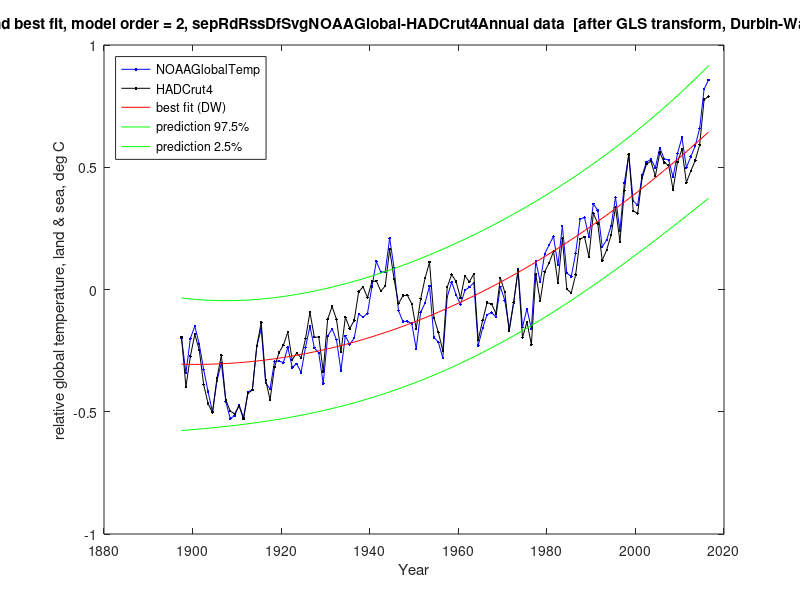

The MATLAB source for this figure:
%%%%%%%%%%%%%%%%%%%%%%%%%%%%%%%%%%%%%%%%%%%%%%%%%%%%%%%%%%%%%%%%%%%%%%%%%%%%%%%%%%%%%%%%%%
% This program reads monthly global temperature anomaly data, then does OLS and GLS for  %
% linear (modelOrder=1: y = b0 + b1.t), quadratic (modelOrder=2: y = b0 + b1.t + b2.t^2) %
% and higher order polynomial trends, with 95% prediction intervals.                     %
% This code is for Matlab or Octave (no special libraries required).                     %
%%%%%%%%%%%%%%%%%%%%%%%%%%%%%%%%%%%%%%%%%%%%%%%%%%%%%%%%%%%%%%%%%%%%%%%%%%%%%%%%%%%%%%%%%%

usingOctave=false;

annualMeans=true;  % take annual means, otherwise monthly

modelOrder=2;      % regression model order (max 9 with this code, but 6 is max for inv(X'X) with Cape Grim data)

plotACF=false;     % plot autocorrelation function of OLS residuals?

plotBestFit=2;     % plot best fit with CI of mean response and PI: 0=no, 1=OLS, 2=DW, 3=TADW, 4=DW-TADW extrapolated, 5=Semivariogram

predictYears=0;    % extend plotting (whole number of years)


% first 3 columns of both datasets are year, month, anomaly (K)

% NOAAGlobalTemp .asc file of the same name but '   ' replaced with ',' to make it csv
TempAnomData1=csvread('aravg.mon.land_ocean.90S.90N.v4.0.1.201704.csv');

% HADCrut4 .txt file of the same name but '   ' and '/' replaced with ',' to make it csv
TempAnomData2=csvread('HadCRUT.4.5.0.0.monthly_ns_avg.csv');

dataName='sepRdRssDfSvgNOAAGlobal-HADCrut4';

[n1,~]=size(TempAnomData1);
[n2,~]=size(TempAnomData2);

%%%%%%%%%%%%%%%%%%%%%
% Assemble the data %
%%%%%%%%%%%%%%%%%%%%%
% synchronise the two datasets
m1=0;
m2=0;
tYear1=TempAnomData1(m1+1,1)+(TempAnomData1(m1+1,2)-0.5)/12;
tYear2=TempAnomData2(m2+1,1)+(TempAnomData2(m2+1,2)-0.5)/12;
while tYear1>tYear2
    m2=m2+1;
    tYear2=TempAnomData2(m2+1,1)+(TempAnomData2(m2+1,2)-0.5)/12;
end
while tYear2>tYear1
    m1=m1+1;
    tYear1=TempAnomData1(m1+1,1)+(TempAnomData1(m1+1,2)-0.5)/12;
end
if n1-m1>n2-m2
    n=n2-m2;
else
    n=n1-m1;
end
    t=0;  % time for plotting
    x=0;  % X for combined data
    y1=0; % observed dataset 1 for plotting
    y2=0; % observed dataset 2 for plotting
    y=0;  % combined observations
    m=0;
    ds=0; % dataset number
    for i=1:n
        tYear1=TempAnomData1(i+m1,1)+(TempAnomData1(i+m1,2)-0.5)/12;
        tYear2=TempAnomData2(i+m2,1)+(TempAnomData2(i+m2,2)-0.5)/12;
        if abs(tYear1-tYear2)>0.001
            disp(['Time mismatch at ',num2str(tYear1),', ',num2str(tYear2)]);
            if usingOctave
                fflush(stdout);
            end
        end
        tYear=(tYear1+tYear2)/2;
        % analyse the 120 years 1897-2016
        if tYear>1897 && tYear<2017
            if annualMeans
                if TempAnomData1(i+m1,2)==1
                    m=m+1;
                    t(m)=TempAnomData1(i+m1,1)+0.5;
                    x(2*m-1,1)=1;
                    x(2*m,1)=1;
                    if modelOrder>0
                        x(2*m-1,2)=t(m);
                        x(2*m,2)=t(m);
                    end
                    y1(m,1)=TempAnomData1(i+m1,3)/12;
                    y2(m,1)=TempAnomData2(i+m2,3)/12;
                    y(2*m-1,1)=y1(m,1);
                    y(2*m,1)=y2(m,1);
                    ds(2*m-1)=1;
                    ds(2*m)=2;
                else
                    y1(m,1)=y1(m,1)+TempAnomData1(i+m1,3)/12;
                    y2(m,1)=y2(m,1)+TempAnomData2(i+m2,3)/12;
                    y(2*m-1,1)=y(2*m-1,1)+TempAnomData1(i+m1,3)/12;
                    y(2*m,1)=y(2*m,1)+TempAnomData2(i+m2,3)/12;
                end
            else
                predictYears=0; % prediction not implemented for monthly
                m=m+1;
                t(m)=tYear;
                x(2*m-1,1)=1;
                x(2*m,1)=1;
                if modelOrder>0
                    x(2*m-1,2)=t(m);
                    x(2*m,2)=t(m);
                end
                y1(m,1)=TempAnomData1(i+m1,3);
                y2(m,1)=TempAnomData2(i+m2,3);
                y(2*m-1,1)=y1(m,1);
                y(2*m,1)=y2(m,1);
                ds(2*m-1)=1;
                ds(2*m)=2;
            end
        end
    end
    % adjust each dataset for zero mean y
    meanY1=mean(y1);
    meanY2=mean(y2);
    y1=y1-meanY1;
    y2=y2-meanY2;
    [n,~]=size(x);
    for i=1:n
        if ds(i)<1.5
            %disp(['y1: ',num2str(y(i,1)),' -> ',num2str(y(i,1)-meanY1)]);
            y(i,1)=y(i,1)-meanY1;
        else
            %disp(['y2: ',num2str(y(i,1)),' -> ',num2str(y(i,1)-meanY2)]);
            y(i,1)=y(i,1)-meanY2;
        end
    end
    
    % adjust to zero mean time over the period analysed
    means=mean(x);
    meanT=means(2);
    if modelOrder>0
        for i=1:n
            x(i,2)=x(i,2)-meanT;
            if modelOrder>1
                for j=2:modelOrder
                    x(i,j+1)=x(i,2)^j;
                end
            end
        end
    end


disp('=========================================================================');
if annualMeans
    disp([dataName,' Annual Mean of Monthly Temperature Anomaly Data ',num2str(floor(t(1))),'-',num2str(floor(t(n/2)))]);
    dataName=[dataName,'Annual'];
else
    disp([dataName,' Monthly Temperature Anomaly Data ',num2str(floor(t(1))),'-',num2str(floor(t(n/2)))]);
    dataName=[dataName,'Monthly'];
end
if modelOrder>1
    disp('The 2nd and higher order expanatory variables are decorrelated w.r.t. previous variables');
end
disp('=========================================================================');

% expanded t() and x() for prediction
tp=t;
[~,np]=size(t);
xp=0;
for i=1:np
    xp(i,1)=1;
    if modelOrder>0
        xp(i,2)=tp(i)-meanT;
    end
    if modelOrder>1
        for j=2:modelOrder
            xp(i,j+1)=xp(i,2)^j;
        end
    end
end
if predictYears>0
    for i=np+1:np+predictYears
        tp(i)=tp(i-1)+1;
        xp(i,1)=1;
        if modelOrder>0
            xp(i,2)=tp(i)-meanT;
            for j=2:modelOrder
                xp(i,j+1)=xp(i,2)^j;
            end
        end
    end
end
[~,np]=size(tp);

% decorrelate the explanatory variables for accurate prediction intervals
if modelOrder>1
    for k=2:modelOrder
        % remove any correlation between x(:,k+1) and x(:,1:k) by subtracting
        % an OLS estimate of x(:,k+1) in terms of x(:,1:k)
        X=x(:,1:k);
        Xp=xp(:,1:k);
        Y=x(:,k+1);
        Yp=xp(:,k+1);
        betaDecorr=inv((transpose(X)*X))*transpose(X)*Y;
        x(:,k+1)=Y-X*betaDecorr;
        xp(:,k+1)=Yp-Xp*betaDecorr;
    end
end
 
[n,k1]=size(x); % k1 = k + 1 = no. of variables + intercept
k=k1-1;
 


%%%%%%%%%%%%%%%%%%%%%%%%%%%%%%%%%%%%%%%%%%%%%%%%%%%%%%%%%%%%%%%%%%%%%%%%%%%%%%%%%%%%%%%%%%
% make list of "adjacent" points for "forward differences" for generalised Durbin-Watson %
%%%%%%%%%%%%%%%%%%%%%%%%%%%%%%%%%%%%%%%%%%%%%%%%%%%%%%%%%%%%%%%%%%%%%%%%%%%%%%%%%%%%%%%%%%
disp('Making progressive list of nearest neighbours ...');
if usingOctave
    fflush(stdout);
end
% Find starting point with the greatest sum of distances to all other points
rSumMax=0;
nSumMax=0;
for i=1:n
    rSumThisOne=0;
    for j=1:n
        %r=sqrt((t(i)-t(j))^2+(u(i)-u(j))^2+(v(i)-v(j))^2); % 3D
        r=abs(x(i,2)-x(j,2)); % 1D
        rSumThisOne=rSumThisOne+r;
    end
    if rSumThisOne>rSumMax
        rSumMax=rSumThisOne;
        nSumMax=i;
    end
end
%disp(['Starting point is no. ',num2str(nSumMax),' at t = ',num2str(x(nSumMax,2))]);
%if usingOctave
%    fflush(stdout);
%end

% also generate reduction matrix to pre-multiply x, y or e to average co-located points
R=zeros(1,n); % first row
Rrow=1;
nThisRow=1;
R(Rrow,nSumMax)=1;

adjacentPoint=zeros(1,n);
adjacentDist=zeros(1,n);
%adjacentDist2=zeros(1,n);
thisPoint=nSumMax; % starting point
startPoint=nSumMax;
% find next point
rMin=999999999;
for j=1:n
    %r=sqrt((t(thisPoint)-t(j))^2+(u(thisPoint)-u(j))^2+(v(thisPoint)-v(j))^2); % 3D
    r=abs(x(thisPoint,2)-x(j,2)); % 1D
    %if r>0.001 && r<rMin
    if r<rMin && j~=thisPoint
        % closest so far
        rMin=r;
        adjacentPoint(thisPoint)=j;
        adjacentDist(thisPoint)=r;
        %adjacentDist2(thisPoint)=r*r;
    end
end
% and then continue until no more adjacent but different location points found
while adjacentPoint(thisPoint)>0
    thisPoint=adjacentPoint(thisPoint);
    if rMin>0
        if nThisRow>1
            % multiple entries on last row so divide it by nThisRow
            for i=1:n
                R(Rrow,i)=R(Rrow,i)/nThisRow;
            end
        end
        % start next row of R
        Rrow=Rrow+1;
        nThisRow=1;
    else
        % another entry at the same location; same row of R
        nThisRow=nThisRow+1;
    end
    R(Rrow,thisPoint)=1;
    adjacentPoint(thisPoint)=0;
    rMin=999999999;
    for j=1:n
        if adjacentPoint(j)==0
            %r=sqrt((t(thisPoint)-t(j))^2+(u(thisPoint)-u(j))^2+(v(thisPoint)-v(j))^2); % 3D
            r=abs(x(thisPoint,2)-x(j,2)); % 1D
            %if r>0.001 && r<rMin
            if r<rMin && j~=thisPoint
                % closest so far
                rMin=r;
                adjacentPoint(thisPoint)=j;
                adjacentDist(thisPoint)=r;
                %adjacentDist2(thisPoint)=r*r;
            end
        end
    end
end
% make sum of last row of R = 1
if nThisRow>1
    % multiple entries on last row so divide it by nThisRow
    for i=1:n
        R(Rrow,i)=R(Rrow,i)/nThisRow;
    end
end

%==== NEW VERSION ====
% use premultiplication matrix R to merge co-located points
% and sort in nearest new neighbour order
[nr,~]=size(R);
effDist=sum(adjacentDist)/(nr-1); % the last point on the path has adjacentDist = 0
disp(['Starting with no ',num2str(nSumMax),', mean non-zero distance = ',num2str(effDist),' years']);
disp('-------------------------------------------------------------------------');
if usingOctave
    fflush(stdout);
end
rx=R*x;
% Construct matrix A for Durbin-Watson d = (e'Ae)/(e'e)
A=2*eye(nr);
A(1,1)=1;
A(nr,nr)=1;
for i=1:nr-1
    A(i,i+1)=-1;
    A(i+1,i)=-1;
end


% calculate dx = Xi - Xmean, for plotting prediction interval
meanX=mean(x);
meanX(1,1)=0; % except dx(intercept) = 1
dx=meanX*0;
for i=1:n
    dx(i,:)=x(i,:)-meanX;
end
dxp=meanX*0;
for i=1:np
    dxp(i,:)=xp(i,:)-meanX;
end


%%%%%%%%%%%%%%%%%%%%%%%%%%%%%%%%%%%%%
% OLS calculation by matrix algebra %
%%%%%%%%%%%%%%%%%%%%%%%%%%%%%%%%%%%%%
varName(1,:)='(Intercept)';
if modelOrder>0
    varName(2,:)='year - mean';
end
if modelOrder>1
    for j=2:modelOrder
        varName(j+1,:)=['(yr-mean)^',num2str(j)];
    end
end
disp('OLS calculation by matrix algebra:');
invXdX=inv(transpose(x)*x);
betaOLS=invXdX*transpose(x)*y;
residualsOLS=y-x*betaOLS;

SSR=transpose(residualsOLS)*residualsOLS;
residStdErrOLS=sqrt(transpose(residualsOLS)*residualsOLS/(n-k-1));
stdErrorOLS=0;
tValue=0;
for m=1:k1
    stdErrorOLS(m,1)=residStdErrOLS*sqrt(invXdX(m,m));
    tValue(m,1)=betaOLS(m,1)/stdErrorOLS(m,1);
end
disp('                 Estimate     Std. Error    t value      DF      Pr(>|t|)');
for m=1:k+1
    fprintf('%s  %12.6f  %12.6f  %9.3f  %7.0f  %12.6f\n',varName(m,:),betaOLS(m,1),stdErrorOLS(m,1),tValue(m,1),n-k-1,2*(1-tcdf(abs(tValue(m,1)),n-k-1)));
end
rmsError=sqrt((transpose(residualsOLS)*residualsOLS)/n);
disp(['Residual standard error: ',num2str(residStdErrOLS),' on ',num2str(n-k-1),' Deg.Fr.  RMS error: ',num2str(rmsError)]);

SSRFD=(transpose(R*residualsOLS)*A*(R*residualsOLS));
SSR=transpose(R*residualsOLS)*(R*residualsOLS);
d=SSRFD/SSR;
% rho from Durbin-Watson
rhoDW=1-0.5*d;

% work out confidence limits of d
Rx=R*x;
invRXdRX=inv(transpose(Rx)*Rx);
p=trace(A)-trace(transpose(Rx)*A*Rx*invRXdRX);
Ed=p/(nr-k-1); % mean of d (exact)
q=trace(A*A)-2*trace(transpose(Rx)*A*A*Rx*invRXdRX)+trace((transpose(Rx)*A*Rx*invRXdRX)^2);
Vd=2*(q-p*Ed)/((nr-k-1)*(nr-k+1)); % variance of d (exact)
% approximate distribution of d by a beta disbn with same mean & variance (Durbin-Watson II 1951, III 1971)
ab=Ed*(4-Ed)/Vd-1;
a=ab*Ed/4;
b=ab-a;
d025=4*betainv(0.025,a,b);
d975=4*betainv(0.975,a,b);

if d<d025 || d>d975
    disp(['OLS residual Durbin-Watson: ',num2str(d),' [correl. error or bad model: Pr(>|d-',num2str(Ed,3),'|): ',num2str(1-2*abs(betacdf(d/4,a,b)-0.5)),']']);
else
    disp(['OLS residual Durbin-Watson: ',num2str(d),' [good: Pr(>|d-',num2str(Ed,3),'|): ',num2str(1-2*abs(betacdf(d/4,a,b)-0.5)),']']);

    bestFitUnEq=xp*betaOLS;
    tValue1=tinv(0.975,n-k-1);
    tValue2=tinv(1-0.025*(1-2*abs(betacdf(d/4,a,b)-0.5)),n-k-1);
    % predInt is prediction interval based on regression coeff std errors
    predInt=0;
    for i=1:np
        predInt(i,1)=residStdErrOLS^2;
        for m=1:k1
            predInt(i,1)=predInt(i,1)+(stdErrorOLS(m,1)*dxp(i,m))^2;
        end
        predInt(i,1)=tValue1*sqrt(predInt(i,1));
    end
    if predictYears>0
        disp(['prediction for ',num2str(tp(np)),': ',num2str(bestFitUnEq(np,1)),' deg; 95% prediction interval: ',num2str(bestFitUnEq(np,1)-predInt(np,1)),', ',num2str(bestFitUnEq(np,1)+predInt(np,1))]);
    end

    if plotBestFit==1
        outsideIP=0;
        for i=1:n/2
            if y1(i,1)>bestFitUnEq(i,1)+predInt(i,1) || y1(i,1)<bestFitUnEq(i,1)-predInt(i,1)
                outsideIP=outsideIP+1;
            end
            if y2(i,1)>bestFitUnEq(i,1)+predInt(i,1) || y2(i,1)<bestFitUnEq(i,1)-predInt(i,1)
                outsideIP=outsideIP+1;
            end
        end
        plot(t,y1,'b.-',t,y2,'k.-','b.-',tp,bestFitUnEq,'r-',tp,bestFitUnEq+predInt,'g-',tp,bestFitUnEq-predInt,'g-');
        legend('NOAAGlobalTemp','HADCrut4','best fit (OLS)','prediction 97.5%','prediction 2.5%','Location','northwest');
        %title([num2str(n),' measured data points, and best fit, model order = ',num2str(modelOrder),', ',dataName,' data  [OLS residuals, Durbin-Watson: ',num2str(d),', good: Pr(>|d-',num2str(Ed,3),'|): ',num2str(1-2*abs(betacdf(d/4,a,b)-0.5)),']']);
        title([num2str(n),' measured data points, and best fit, model order = ',num2str(modelOrder),', ',dataName,' data  [OLS residuals, Durbin-Watson: ',num2str(d),', [',num2str(100*outsideIP/n),'% ouside IP]']);
        xlabel('Year');
        ylabel('relative global temperature, land & sea, deg C');
        % output to csv
        CSVoutput=0;
        for i=1:np
            CSVoutput(i,1)=tp(i);                         % year AD
            if i>n/2
                CSVoutput(i,2)=NaN;
                CSVoutput(i,3)=NaN;
            else
                CSVoutput(i,2)=y1(i,1);                    % observed data
                CSVoutput(i,3)=y2(i,1);
            end
            CSVoutput(i,4)=bestFitUnEq(i,1);               % predicted value
            CSVoutput(i,5)=bestFitUnEq(i,1)+predInt(i,1); % upper prediction interval
            CSVoutput(i,6)=bestFitUnEq(i,1)-predInt(i,1); % lower prediction interval
        end
        csvwrite([dataName,'Order',num2str(modelOrder),'polynomialTrendOLS.csv'],CSVoutput);
    end

end


disp('-------------------------------------------------------------------------');

if usingOctave
    fflush(stdout);
end

    
    %%%%%%%%%%%%%%%%%%%%%%%%%%%%%%%%%%%%%%%%%%%%%%%%%%%%%%%
    % First find kd = rd/ro where rd = effective distance %
    % between the datasets, equation (4.7).               %
    %%%%%%%%%%%%%%%%%%%%%%%%%%%%%%%%%%%%%%%%%%%%%%%%%%%%%%%
    m=0;
    sumSameTrds=0;
    for i=1:n-1
        for j=i+1:n
            if abs(x(i,2)-x(j,2))<0.001
                % same time, different dataset
                m=m+1;
                sumSameTrds=sumSameTrds+(residualsOLS(i,1)-residualsOLS(j,1))^2;
            end
        end
    end
    variance=residStdErrOLS^2;
    if m>0
        kd=-log(1-sumSameTrds/(2*m*variance));
    else
        % no zero distance pairs - set kd =0
        kd=0;
    end
    DF=n-k-1;
    disp(['kd=rd/ro = ',num2str(kd),', ',num2str(m),' co-located pairs->',num2str(n-k-1),'-',num2str(round(m*exp(-kd))),' = ',num2str(DF),' degrees of freedom']);
    
    if usingOctave
        fflush(stdout);
    end



disp('-------------------------------------------------------------------------');

if usingOctave
    fflush(stdout);
end

    

    %%%%%%%%%%%%%%%%%%%%%%%%%%%%%%%
    % Tanh adjusted Durbin-Watson %
    %%%%%%%%%%%%%%%%%%%%%%%%%%%%%%%
    % Ed and Vd for un-transformed data already calculated
    atanhRho=(2/(nr-k1-3))*sqrt((nr-k1+3)/Vd)*(atanh(1-d/2)-atanh(1-Ed/2));
    rhoADW=real(tanh(atanhRho));

    roDW=-effDist/log(rhoDW);
    disp(['Durbin-Watson rho = ',num2str(rhoDW),' -> ro = -medianDist/ln(rho) = ',num2str(roDW)]);
    roADW=-effDist/log(rhoADW);
    disp(['tanh adjusted DW rho = ',num2str(rhoADW),' -> ro = -medianDist/ln(rho) = ',num2str(roADW)]);
    
disp('-------------------------------------------------------------------------');

    
    if usingOctave
        fflush(stdout);
    end
    
%%%%%%%%%%%%%%%%%%%%%%%%%%%%%%%%%%%%%
% GLS calculation by matrix algebra %
%%%%%%%%%%%%%%%%%%%%%%%%%%%%%%%%%%%%%
    ro=roDW;
    rd=kd*ro;
    disp(['GLS using ro = ',num2str(ro),' km, same location effective distance rd = ',num2str(rd),' km']);
    if usingOctave
        fflush(stdout);
    end
    % calculate S first, then invert (hopefully)
    S=eye(n);
    for i=1:n-1
        for j=i+1:n
            % 1D distance on time-line
            r=abs(x(i,2)-x(j,2));
            if abs(ds(i)-ds(j))<0.5
                % same dataset
                phi=exp(-r/ro);
            else
                % different datasets
                phi=exp(-sqrt((r/ro)^2+kd*kd));
                %phi=exp(-(r/ro)-kd);
            end
            S(i,j)=phi;
            S(j,i)=S(i,j);
        end
    end
    %disp(['Inverting S']);
    if usingOctave
        fflush(stdout);
    end
    Sinv=inv(S);

    invXdSiX=inv(transpose(x)*Sinv*x);

    % repeat for reduced dataset
    Sr=eye(nr);
    for i=1:nr-1
        for j=i+1:nr
            % 1D distance on time-line (reduced dataset)
            r=abs(rx(i,2)-rx(j,2));
            if abs(ds(i)-ds(j))<0.5
                % same dataset
                phi=exp(-r/ro);
            else
                % different datasets
                phi=exp(-sqrt((r/ro)^2+kd*kd));
            %    phi=exp(-(r/ro)-kd);
            end
            Sr(i,j)=phi;
            Sr(j,i)=S(i,j);
        end
    end
    SRinv=inv(Sr);
    invrXdSirX=inv(transpose(rx)*SRinv*rx);
    
betaGLSdw=invXdSiX*transpose(x)*Sinv*y;
residualsGLS=y-x*betaGLSdw;
residStdErrDW=sqrt(transpose(residualsGLS)*Sinv*residualsGLS/(DF));
stdErrorDW=0;
tValue=0;
for m=1:k1
    stdErrorDW(m,1)=residStdErrDW*sqrt(invXdSiX(m,m));
    tValue(m,1)=betaGLSdw(m,1)/stdErrorDW(m,1);
end
disp('                 Estimate     Std. Error    t value      DF      Pr(>|t|)');
for m=1:k+1
    fprintf('%s  %12.6f  %12.6f  %9.3f  %7.0f  %12.6f\n',varName(m,:),betaGLSdw(m,1),stdErrorDW(m,1),tValue(m,1),DF,2*(1-tcdf(abs(tValue(m,1)),DF)));
end
rmsError=sqrt((transpose(residualsGLS)*residualsGLS)/n);
disp(['Residual standard error: ',num2str(residStdErrDW),' on ',num2str(DF),' Deg.Fr.  RMS error: ',num2str(rmsError)]);

% Durbin-Watson equivalent calculation on equalised residuals
% using P=Sinv^0.5 i.e. P is symmetrical matrix satisfying P'P = Sinv
P=Sinv^0.5;
residualsEq=P*residualsGLS;
% reduce to nr residuals by premultiplying by R
residualsEq=R*residualsEq;
SSR=transpose(residualsEq)*residualsEq;
SSRFD=transpose(residualsEq)*A*residualsEq;
d=SSRFD/SSR;

% work out confidence limits of d
Pr=real(SRinv^0.5); % is real, but infintesimal imaginary component can cause problems
p=trace(A)-trace(transpose(rx)*transpose(Pr)*A*Pr*rx*invrXdSirX);
Ed=p/(nr-k-1); % mean of d (exact)
q=trace(A*A)-2*trace(transpose(rx)*transpose(Pr)*A*A*Pr*rx*invrXdSirX)+trace((transpose(rx)*transpose(Pr)*A*Pr*rx*invrXdSirX)^2);
Vd=2*(q-p*Ed)/((nr-k-1)*(nr-k+1)); % variance of d (exact)
% approximate distribution of d by a beta disbn with same mean & variance (Durbin-Watson II 1951, III 1971)
ab=Ed*(4-Ed)/Vd-1;
a=ab*Ed/4;
b=ab-a;
d025=4*betainv(0.025,a,b);
d975=4*betainv(0.975,a,b);

if d<d025 || d>d975
    disp(['Transformed residual Durbin-Watson: ',num2str(d),' [bad model or eq: Pr(>|d-',num2str(Ed,3),'|): ',num2str(1-2*abs(betacdf(d/4,a,b)-0.5)),']']);
else
    disp(['Transformed residual Durbin-Watson: ',num2str(d),'   [good: Pr(>|d-',num2str(Ed,3),'|): ',num2str(1-2*abs(betacdf(d/4,a,b)-0.5)),']']);

    bestFitDW=xp*betaGLSdw;
    tValue1=tinv(0.975,DF);
    tValue2=tinv(1-0.025*(1-2*abs(betacdf(d/4,a,b)-0.5)),DF);
        % predInt is prediction interval based on regression coeff std errors
    predInt=0;
    for i=1:np
        predInt(i,1)=residStdErrDW^2;
        for m=1:k1
            predInt(i,1)=predInt(i,1)+(stdErrorDW(m,1)*dxp(i,m))^2;
        end
        predInt(i,1)=tValue1*sqrt(predInt(i,1));
    end
    if predictYears>0
        disp(['prediction for ',num2str(tp(np)),': ',num2str(bestFitDW(np,1)),' deg; 95% prediction interval: ',num2str(bestFitDW(np,1)-predInt(np,1)),', ',num2str(bestFitDW(np,1)+predInt(np,1))]);
    end

    if plotBestFit==2
        outsideIP=0;
        for i=1:n/2
            if y1(i,1)>bestFitDW(i,1)+predInt(i,1) || y1(i,1)<bestFitDW(i,1)-predInt(i,1)
                outsideIP=outsideIP+1;
            end
            if y2(i,1)>bestFitDW(i,1)+predInt(i,1) || y2(i,1)<bestFitDW(i,1)-predInt(i,1)
                outsideIP=outsideIP+1;
            end
        end
        plot(t,y1,'b.-',t,y2,'k.-',tp,bestFitDW,'r-',tp,bestFitDW+predInt,'g-',tp,bestFitDW-predInt,'g-');
        legend('NOAAGlobalTemp','HADCrut4','best fit (DW)','prediction 97.5%','prediction 2.5%','Location','northwest');
        %title([num2str(n),' measured data points, and best fit, model order = ',num2str(modelOrder),', ',dataName,' data  [after GLS transform, Durbin-Watson: ',num2str(d),', good: Pr(>|d-',num2str(Ed,3),'|): ',num2str(1-2*abs(betacdf(d/4,a,b)-0.5)),']']);
        title([num2str(n),' measured data points, and best fit, model order = ',num2str(modelOrder),', ',dataName,' data  [after GLS transform, Durbin-Watson: ',num2str(d),', [',num2str(100*outsideIP/n),'% ouside IP]']);
        xlabel('Year');
        ylabel('relative global temperature, land & sea, deg C');
        % output to csv
        CSVoutput=0;
        for i=1:np
            CSVoutput(i,1)=tp(i);                         % year AD
            if i>n/2
                CSVoutput(i,2)=NaN;
                CSVoutput(i,3)=NaN;
            else
                CSVoutput(i,2)=y1(i,1);                    % observed data
                CSVoutput(i,3)=y2(i,1);
            end
            CSVoutput(i,4)=bestFitDW(i,1);               % predicted value
            CSVoutput(i,5)=bestFitDW(i,1)+predInt(i,1); % upper prediction interval
            CSVoutput(i,6)=bestFitDW(i,1)-predInt(i,1); % lower prediction interval
        end
        csvwrite([dataName,'Order',num2str(modelOrder),'polynomialTrendDW.csv'],CSVoutput);
    end
        
end

disp('-------------------------------------------------------------------------');

if usingOctave
    fflush(stdout);
end


        
%%%%%%%%%%%%%%%%%%%%%%%%%%%%%%%%%%%%%
% GLS calculation by matrix algebra %
%%%%%%%%%%%%%%%%%%%%%%%%%%%%%%%%%%%%%
    ro=roADW;
    rd=kd*ro;
    disp(['GLS using ro = ',num2str(ro),' km, same location effective distance rd = ',num2str(rd),' km']);
    if usingOctave
        fflush(stdout);
    end
    % calculate S first, then invert (hopefully)
    S=eye(n);
    for i=1:n-1
        for j=i+1:n
            % 1D distance on time-line
            r=abs(x(i,2)-x(j,2));
            if abs(ds(i)-ds(j))<0.5
                % same dataset
                phi=exp(-r/ro);
            else
                % different datasets
                phi=exp(-sqrt((r/ro)^2+kd*kd));
                %phi=exp(-(r/ro)-kd);
            end
            S(i,j)=phi;
            S(j,i)=S(i,j);
        end
    end
    %disp(['Inverting S']);
    if usingOctave
        fflush(stdout);
    end
    Sinv=inv(S);

invXdSiX=inv(transpose(x)*Sinv*x);

    % repeat for reduced dataset
    Sr=eye(nr);
    for i=1:nr-1
        for j=i+1:nr
            % 1D distance on time-line (reduced dataset)
            r=abs(rx(i,2)-rx(j,2));
            if abs(ds(i)-ds(j))<0.5
                % same dataset
                phi=exp(-r/ro);
            else
                % different datasets
                phi=exp(-sqrt((r/ro)^2+kd*kd));
            %    phi=exp(-(r/ro)-kd);
            end
            Sr(i,j)=phi;
            Sr(j,i)=S(i,j);
        end
    end
    SRinv=inv(Sr);
    invrXdSirX=inv(transpose(rx)*SRinv*rx);
    
betaGLStadw=invXdSiX*transpose(x)*Sinv*y;
residualsGLS=y-x*betaGLStadw;
residStdErrTADW=sqrt(transpose(residualsGLS)*Sinv*residualsGLS/(DF));
stdErrorTADW=0;
tValue=0;
for m=1:k1
    stdErrorTADW(m,1)=residStdErrTADW*sqrt(invXdSiX(m,m));
    tValue(m,1)=betaGLStadw(m,1)/stdErrorTADW(m,1);
end
disp('                 Estimate     Std. Error    t value      DF      Pr(>|t|)');
for m=1:k+1
    fprintf('%s  %12.6f  %12.6f  %9.3f  %7.0f  %12.6f\n',varName(m,:),betaGLStadw(m,1),stdErrorTADW(m,1),tValue(m,1),DF,2*(1-tcdf(abs(tValue(m,1)),DF)));
end
rmsError=sqrt((transpose(residualsGLS)*residualsGLS)/n);
disp(['Residual standard error: ',num2str(residStdErrTADW),' on ',num2str(DF),' Deg.Fr.  RMS error: ',num2str(rmsError)]);

% Durbin-Watson equivalent calculation on equalised residuals
% using P=Sinv^0.5 i.e. P is symmetrical matrix satisfying P'P = Sinv
P=Sinv^0.5;
residualsEq=P*residualsGLS;
% reduce to nr residuals by premultiplying by R
residualsEq=R*residualsEq;
SSR=transpose(residualsEq)*residualsEq;
SSRFD=transpose(residualsEq)*A*residualsEq;
d=SSRFD/SSR;

% work out confidence limits of d
Pr=real(SRinv^0.5); % is real, but infintesimal imaginary component can cause problems
p=trace(A)-trace(transpose(rx)*transpose(Pr)*A*Pr*rx*invrXdSirX);
Ed=p/(nr-k-1); % mean of d (exact)
q=trace(A*A)-2*trace(transpose(rx)*transpose(Pr)*A*A*Pr*rx*invrXdSirX)+trace((transpose(rx)*transpose(Pr)*A*Pr*rx*invrXdSirX)^2);
Vd=2*(q-p*Ed)/((nr-k-1)*(nr-k+1)); % variance of d (exact)
% approximate distribution of d by a beta disbn with same mean & variance (Durbin-Watson II 1951, III 1971)
ab=Ed*(4-Ed)/Vd-1;
a=ab*Ed/4;
b=ab-a;
d025=4*betainv(0.025,a,b);
d975=4*betainv(0.975,a,b);

if d<d025 || d>d975
    disp(['Transformed residual Durbin-Watson: ',num2str(d),' [bad model or eq: Pr(>|d-',num2str(Ed,3),'|): ',num2str(1-2*abs(betacdf(d/4,a,b)-0.5)),']']);
else
    disp(['Transformed residual Durbin-Watson: ',num2str(d),'   [good: Pr(>|d-',num2str(Ed,3),'|): ',num2str(1-2*abs(betacdf(d/4,a,b)-0.5)),']']);

    bestFitTADW=xp*betaGLStadw;
    tValue1=tinv(0.975,DF);
    tValue2=tinv(1-0.025*(1-2*abs(betacdf(d/4,a,b)-0.5)),DF);
        % predInt is prediction interval based on regression coeff std errors
    predInt=0;
    for i=1:np
        predInt(i,1)=residStdErrTADW^2;
        for m=1:k1
            predInt(i,1)=predInt(i,1)+(stdErrorTADW(m,1)*dxp(i,m))^2;
        end
        predInt(i,1)=tValue1*sqrt(predInt(i,1));
    end
    if predictYears>0
        disp(['prediction for ',num2str(tp(np)),': ',num2str(bestFitTADW(np,1)),' deg; 95% prediction interval: ',num2str(bestFitTADW(np,1)-predInt(np,1)),', ',num2str(bestFitTADW(np,1)+predInt(np,1))]);
    end

    if plotBestFit==3
        outsideIP=0;
        for i=1:n/2
            if y1(i,1)>bestFitTADW(i,1)+predInt(i,1) || y1(i,1)<bestFitTADW(i,1)-predInt(i,1)
                outsideIP=outsideIP+1;
            end
            if y2(i,1)>bestFitTADW(i,1)+predInt(i,1) || y2(i,1)<bestFitTADW(i,1)-predInt(i,1)
                outsideIP=outsideIP+1;
            end
        end
        plot(t,y1,'b.-',t,y2,'k.-',tp,bestFitTADW,'r-',tp,bestFitTADW+predInt,'g-',tp,bestFitTADW-predInt,'g-');
        legend('NOAAGlobalTemp','HADCrut4','best fit (TADW)','prediction 97.5%','prediction 2.5%','Location','northwest');
        %title([num2str(n),' measured data points, and best fit, model order = ',num2str(modelOrder),', ',dataName,' data  [after GLS transform, Durbin-Watson: ',num2str(d),', good: Pr(>|d-',num2str(Ed,3),'|): ',num2str(1-2*abs(betacdf(d/4,a,b)-0.5)),']']);
        title([num2str(n),' measured data points, and best fit, model order = ',num2str(modelOrder),', ',dataName,' data  [after GLS transform, Durbin-Watson: ',num2str(d),', [',num2str(100*outsideIP/n),'% ouside IP]']);
        xlabel('Year');
        ylabel('relative global temperature, land & sea, deg C');
        % output to csv
        CSVoutput=0;
        for i=1:np
            CSVoutput(i,1)=tp(i);                         % year AD
            if i>n/2
                CSVoutput(i,2)=NaN;
                CSVoutput(i,3)=NaN;
            else
                CSVoutput(i,2)=y1(i,1);                    % observed data
                CSVoutput(i,3)=y2(i,1);
            end
            CSVoutput(i,4)=bestFitTADW(i,1);               % predicted value
            CSVoutput(i,5)=bestFitTADW(i,1)+predInt(i,1); % upper prediction interval
            CSVoutput(i,6)=bestFitTADW(i,1)-predInt(i,1); % lower prediction interval
        end
        csvwrite([dataName,'Order',num2str(modelOrder),'polynomialTrendTADW.csv'],CSVoutput);
    end
    
    
    
    %%%%%%%%%%%%%%%%%%%%%%%%%%%%%%%%%%%%%%%%%%%%%%%%
    % apply t and Sb extrapolation since d test ok %
    %%%%%%%%%%%%%%%%%%%%%%%%%%%%%%%%%%%%%%%%%%%%%%%%
    disp('----- Regression coeff std errors and t extrapolated: 2*TADW-DW -----');
    stdErrorExtrap=0;
    tValue=0;
    for m=1:k+1
        stdErrorExtrap(m,1)=2*stdErrorTADW(m,1)-stdErrorDW(m,1);
        tValue(m,1)=2*(betaGLStadw(m,1)/stdErrorTADW(m,1))-(betaGLSdw(m,1)/stdErrorDW(m,1));
    end
disp('                 Estimate     Std. Error    t value      DF      Pr(>|t|)');
for m=1:k+1
    fprintf('%s  %12.6f  %12.6f  %9.3f  %7.0f  %12.6f\n',varName(m,:),betaGLStadw(m,1),stdErrorExtrap(m,1),tValue(m,1),DF,2*(1-tcdf(abs(tValue(m,1)),DF)));
end

    % predInt is prediction interval based on regression coeff std errors
    predInt=0;
    for i=1:np
        predInt(i,1)=residStdErrTADW^2;
        for m=1:k1
            predInt(i,1)=predInt(i,1)+(stdErrorExtrap(m,1)*dxp(i,m))^2;
        end
        predInt(i,1)=tValue1*sqrt(predInt(i,1));
    end
    if predictYears>0
        disp(['prediction for ',num2str(tp(np)),': ',num2str(bestFitTADW(np,1)),' deg; 95% prediction interval: ',num2str(bestFitTADW(np,1)-predInt(np,1)),', ',num2str(bestFitTADW(np,1)+predInt(np,1))]);
    end

    if plotBestFit==4
        outsideIP=0;
        for i=1:n/2
            if y1(i,1)>bestFitTADW(i,1)+predInt(i,1) || y1(i,1)<bestFitTADW(i,1)-predInt(i,1)
                outsideIP=outsideIP+1;
            end
            if y2(i,1)>bestFitTADW(i,1)+predInt(i,1) || y2(i,1)<bestFitTADW(i,1)-predInt(i,1)
                outsideIP=outsideIP+1;
            end
        end
        plot(t,y1,'b.-',t,y2,'k.-',tp,bestFitTADW,'r-',tp,bestFitTADW+predInt,'g-',tp,bestFitTADW-predInt,'g-');
        legend('NOAAGlobalTemp','HADCrut4','best fit (DW-TADW extrap)','prediction 97.5%','prediction 2.5%','Location','northwest');
        %title([num2str(n),' measured data points, and best fit, model order = ',num2str(modelOrder),', ',dataName,' data  [after GLS transform, Durbin-Watson: ',num2str(d),', good: Pr(>|d-',num2str(Ed,3),'|): ',num2str(1-2*abs(betacdf(d/4,a,b)-0.5)),']']);
        title([num2str(n),' measured data points, and best fit, model order = ',num2str(modelOrder),', ',dataName,' data  [after GLS transform, Durbin-Watson: ',num2str(d),', [',num2str(100*outsideIP/n),'% ouside IP]']);
        xlabel('Year');
        ylabel('relative global temperature, land & sea, deg C');
        % output to csv
        CSVoutput=0;
        for i=1:np
            CSVoutput(i,1)=tp(i);                         % year AD
            if i>n/2
                CSVoutput(i,2)=NaN;
                CSVoutput(i,3)=NaN;
            else
                CSVoutput(i,2)=y1(i,1);                    % observed data
                CSVoutput(i,3)=y2(i,1);
            end
            CSVoutput(i,4)=bestFitTADW(i,1);               % predicted value
            CSVoutput(i,5)=bestFitTADW(i,1)+predInt(i,1); % upper prediction interval
            CSVoutput(i,6)=bestFitTADW(i,1)-predInt(i,1); % lower prediction interval
        end
        csvwrite([dataName,'Order',num2str(modelOrder),'polynomialTrendDWTADWextrap.csv'],CSVoutput);
    end

end

    disp('-------------------------------------------------------------------------');

    if usingOctave
        fflush(stdout);    
    end

    
    %%%%%%%%%%%%%%%%%%%%%%%%%%%%%%%%%%%%%%%
    % Semivariogram exponential model fit %
    %%%%%%%%%%%%%%%%%%%%%%%%%%%%%%%%%%%%%%%
    % plot residual semivariogram
    gamma=0;
    h=0;
    m=0;
    hClass=0;
    gClass=0;
    nClass=0;
    i=0;
    for i=1:n-1
        for j=i+1:n
            m=m+1;
            gamma(m)=((residualsOLS(i)-residualsOLS(j))^2)/2;
            h(m)=abs(x(i,2)-x(j,2));
            %h(m)=sqrt((t(i)-t(j))^2+(u(i)-u(j))^2+(v(i)-v(j))^2); % 3D
            classNumb=round(h(m)+0.5);
            [~,classes]=size(nClass);
            if classNumb>classes
                nClass(classNumb)=1;
                gClass(classNumb)=gamma(m);
            else
                nClass(classNumb)=nClass(classNumb)+1;
                gClass(classNumb)=gClass(classNumb)+gamma(m);
            end
            hClass(classNumb)=classNumb-0.5;
        end
    end
    [~,classes]=size(nClass);
    for i=1:classes
        if nClass(i)>0;
            gClass(i)=gClass(i)/nClass(i);
        else
            gClass(i)=NaN;
        end
    end
    
    % weighted fit of exponential (residStdErrOLS^2)*[1-exp(-h/rs)] to semivariogram
    rs=0.1; % don't start too small, or improvement won't show up and loop will stop!
    residVar=residStdErrOLS^2;
    minSqdErr=0;
    for i=1:classes % normally for i=1:classes but here class 1 is h=0
        if nClass(i)>0
            %minSqdErr=minSqdErr+nClass(i)*((gClass(i)-residVar*(1-exp(-hClass(i)/rs)))^2); % nClass(i) weighted
            minSqdErr=minSqdErr+(nClass(i)/hClass(i))*((gClass(i)-residVar*(1-exp(-hClass(i)/rs)))^2); % nClass(i)/hClass(i) weighted
            %minSqdErr=minSqdErr+(nClass(i)/(hClass(i)^2))*((gClass(i)-residVar*(1-exp(-hClass(i)/rs)))^2); % nClass(i)/(hClass(i)^2) weighted
        end
    end
    thisSqdErr=minSqdErr;
    lastSqdErr=minSqdErr*2;
    while minSqdErr<lastSqdErr
        rs=rs+0.01;
        lastSqdErr=thisSqdErr;
        thisSqdErr=0;
        for i=2:classes % normally for i=1:classes but here class 1 is h=0
            if nClass(i)>0;
                %thisSqdErr=thisSqdErr+nClass(i)*((gClass(i)-residVar*(1-exp(-hClass(i)/rs)))^2); % nClass(i) weighted
                thisSqdErr=thisSqdErr+(nClass(i)/hClass(i))*((gClass(i)-residVar*(1-exp(-hClass(i)/rs)))^2); % nClass(i)/hClass(i) weighted
                %thisSqdErr=thisSqdErr+(nClass(i)/(hClass(i)^2))*((gClass(i)-residVar*(1-exp(-hClass(i)/rs)))^2); % nClass(i)/(hClass(i)^2) weighted
            end
        end
        if thisSqdErr<=minSqdErr
            minSqdErr=thisSqdErr;
        end
    end
    
    % sigma^2 line
    dist(1)=0;
    dist(2)=max(h);
    rse2(1)=residStdErrOLS^2;
    rse2(2)=rse2(1);
    
    % variance*[1-exp(-h/rs)]
    hCurve=0;
    gCurve=0;
    for i=1:round(dist(2))
        hCurve(i)=(i-1);
        gCurve(i)=rse2(1)*(1-exp(-hCurve(i)/rs));
    end
    
%    if n<100
%        plot(h,gamma,'g.',hClass,gClass,'b-',dist,rse2,'r-',hCurve,gCurve,'m-');
%        legend('\gamma(i,j) points','\gamma in 1 km classes','\sigma^2',['semivariogram fit rs=',num2str(rs),'km']);
%    else
%        plot(hClass,gClass,'b-',dist,rse2,'r-',hCurve,gCurve,'m-');
%        legend('\gamma in 1 km classes','\sigma^2',['semivariogram fit ro=',num2str(rs),'km']);
%    end
%    xlabel('distance, km');
%    ylabel('\gamma(i,j), dB^2');
%    title(['OLS residual semivariogram, ',num2str(n),' points, ',num2str(k),' variables']);
%    disp(['semivariogram fitted ro = ',num2str(rs)]);

    %%%%%%%%%%%%%%%%%%%%%%%%%%%%%%%%%%%%%%%%%%%%%%%%%%%%%%%%%%%%%
    % GLS calculation by matrix algebra using semivariogram fit %
    %%%%%%%%%%%%%%%%%%%%%%%%%%%%%%%%%%%%%%%%%%%%%%%%%%%%%%%%%%%%%
    ro=rs;
    rd=kd*ro;
    disp(['Semivariogram ro = ',num2str(ro),' km, same location effective distance rd = ',num2str(rd),' km']);
    if usingOctave
        fflush(stdout);
    end
    % calculate S first, then invert (hopefully)
    S=eye(n);
    for i=1:n-1
        for j=i+1:n
            % 1D distance on time-line
            r=abs(x(i,2)-x(j,2));
            if abs(ds(i)-ds(j))<0.5
                % same dataset
                phi=exp(-r/ro);
            else
                % different datasets
                phi=exp(-sqrt((r/ro)^2+kd*kd));
                %phi=exp(-(r/ro)-kd);
            end
            S(i,j)=phi;
            S(j,i)=S(i,j);
        end
    end
    %disp(['Inverting S']);
    if usingOctave
        fflush(stdout);
    end
    Sinv=inv(S);

    invXdSiX=inv(transpose(x)*Sinv*x);

    % repeat for reduced dataset
    Sr=eye(nr);
    for i=1:nr-1
        for j=i+1:nr
            % 1D distance on time-line (reduced dataset)
            r=abs(rx(i,2)-rx(j,2));
            if abs(ds(i)-ds(j))<0.5
                % same dataset
                phi=exp(-r/ro);
            else
                % different datasets
                phi=exp(-sqrt((r/ro)^2+kd*kd));
            %    phi=exp(-(r/ro)-kd);
            end
            Sr(i,j)=phi;
            Sr(j,i)=S(i,j);
        end
    end
    SRinv=inv(Sr);
    invrXdSirX=inv(transpose(rx)*SRinv*rx);
    
betaGLSsvg=invXdSiX*transpose(x)*Sinv*y;
residualsGLS=y-x*betaGLSsvg;
residStdErrSVG=sqrt(transpose(residualsGLS)*Sinv*residualsGLS/(DF));
stdErrorSVG=0;
tValue=0;
for m=1:k1
    stdErrorSVG(m,1)=residStdErrSVG*sqrt(invXdSiX(m,m));
    tValue(m,1)=betaGLSdw(m,1)/stdErrorSVG(m,1);
end
disp('                 Estimate     Std. Error    t value      DF      Pr(>|t|)');
for m=1:k+1
    fprintf('%s  %12.6f  %12.6f  %9.3f  %7.0f  %12.6f\n',varName(m,:),betaGLSsvg(m,1),stdErrorSVG(m,1),tValue(m,1),DF,2*(1-tcdf(abs(tValue(m,1)),DF)));
end
rmsError=sqrt((transpose(residualsGLS)*residualsGLS)/n);
disp(['Residual standard error: ',num2str(residStdErrSVG),' on ',num2str(DF),' Deg.Fr.  RMS error: ',num2str(rmsError)]);

% Durbin-Watson equivalent calculation on equalised residuals
% using P=Sinv^0.5 i.e. P is symmetrical matrix satisfying P'P = Sinv
P=Sinv^0.5;
residualsEq=P*residualsGLS;
% reduce to nr residuals by premultiplying by R
residualsEq=R*residualsEq;
SSR=transpose(residualsEq)*residualsEq;
SSRFD=transpose(residualsEq)*A*residualsEq;
d=SSRFD/SSR;

% work out confidence limits of d
Pr=real(SRinv^0.5); % is real, but infintesimal imaginary component can cause problems
p=trace(A)-trace(transpose(rx)*transpose(Pr)*A*Pr*rx*invrXdSirX);
Ed=p/(nr-k-1); % mean of d (exact)
q=trace(A*A)-2*trace(transpose(rx)*transpose(Pr)*A*A*Pr*rx*invrXdSirX)+trace((transpose(rx)*transpose(Pr)*A*Pr*rx*invrXdSirX)^2);
Vd=2*(q-p*Ed)/((nr-k-1)*(nr-k+1)); % variance of d (exact)
% approximate distribution of d by a beta disbn with same mean & variance (Durbin-Watson II 1951, III 1971)
ab=Ed*(4-Ed)/Vd-1;
a=ab*Ed/4;
b=ab-a;
d025=4*betainv(0.025,a,b);
d975=4*betainv(0.975,a,b);

if d<d025 || d>d975
    disp(['Transformed residual Durbin-Watson: ',num2str(d),' [bad model or eq: Pr(>|d-',num2str(Ed,3),'|): ',num2str(1-2*abs(betacdf(d/4,a,b)-0.5)),']']);
else
    disp(['Transformed residual Durbin-Watson: ',num2str(d),'   [good: Pr(>|d-',num2str(Ed,3),'|): ',num2str(1-2*abs(betacdf(d/4,a,b)-0.5)),']']);

    bestFitSVG=xp*betaGLSsvg;
    tValue1=tinv(0.975,DF);
    tValue2=tinv(1-0.025*(1-2*abs(betacdf(d/4,a,b)-0.5)),DF);
        % predInt is prediction interval based on regression coeff std errors
    predInt=0;
    for i=1:np
        predInt(i,1)=residStdErrSVG^2;
        for m=1:k1
            predInt(i,1)=predInt(i,1)+(stdErrorSVG(m,1)*dxp(i,m))^2;
        end
        predInt(i,1)=tValue1*sqrt(predInt(i,1));
    end
    if predictYears>0
        disp(['prediction for ',num2str(tp(np)),': ',num2str(bestFitSVG(np,1)),' deg; 95% prediction interval: ',num2str(bestFitSVG(np,1)-predInt(np,1)),', ',num2str(bestFitSVG(np,1)+predInt(np,1))]);
    end

    if plotBestFit==5
        outsideIP=0;
        for i=1:n/2
            if y1(i,1)>bestFitSVG(i,1)+predInt(i,1) || y1(i,1)<bestFitSVG(i,1)-predInt(i,1)
                outsideIP=outsideIP+1;
            end
            if y2(i,1)>bestFitSVG(i,1)+predInt(i,1) || y2(i,1)<bestFitSVG(i,1)-predInt(i,1)
                outsideIP=outsideIP+1;
            end
        end
        plot(t,y1,'b.-',t,y2,'k.-',tp,bestFitSVG,'r-',tp,bestFitSVG+predInt,'g-',tp,bestFitSVG-predInt,'g-');
        legend('NOAAGlobalTemp','HADCrut4','best fit (DW)','prediction 97.5%','prediction 2.5%','Location','northwest');
        %title([num2str(n),' measured data points, and best fit, model order = ',num2str(modelOrder),', ',dataName,' data  [after GLS transform, Durbin-Watson: ',num2str(d),', good: Pr(>|d-',num2str(Ed,3),'|): ',num2str(1-2*abs(betacdf(d/4,a,b)-0.5)),']']);
        title([num2str(n),' measured data points, and best fit, model order = ',num2str(modelOrder),', ',dataName,' data  [after GLS transform, Durbin-Watson: ',num2str(d),', [',num2str(100*outsideIP/n),'% ouside IP]']);
        xlabel('Year');
        ylabel('relative global temperature, land & sea, deg C');
        % output to csv
        CSVoutput=0;
        for i=1:np
            CSVoutput(i,1)=tp(i);                         % year AD
            if i>n/2
                CSVoutput(i,2)=NaN;
                CSVoutput(i,3)=NaN;
            else
                CSVoutput(i,2)=y1(i,1);                    % observed data
                CSVoutput(i,3)=y2(i,1);
            end
            CSVoutput(i,4)=bestFitSVG(i,1);               % predicted value
            CSVoutput(i,5)=bestFitSVG(i,1)+predInt(i,1); % upper prediction interval
            CSVoutput(i,6)=bestFitSVG(i,1)-predInt(i,1); % lower prediction interval
        end
        csvwrite([dataName,'Order',num2str(modelOrder),'polynomialTrendSVG.csv'],CSVoutput);
    end
        
end


disp('=========================================================================');

